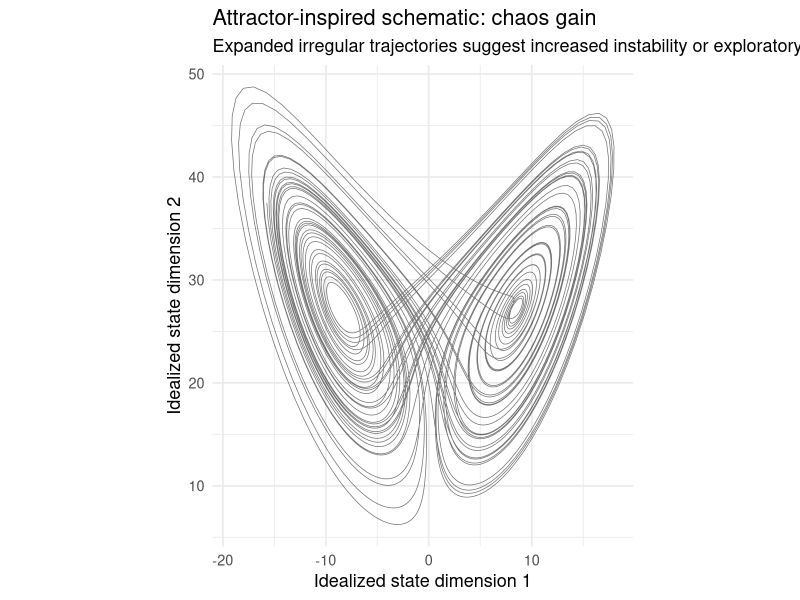
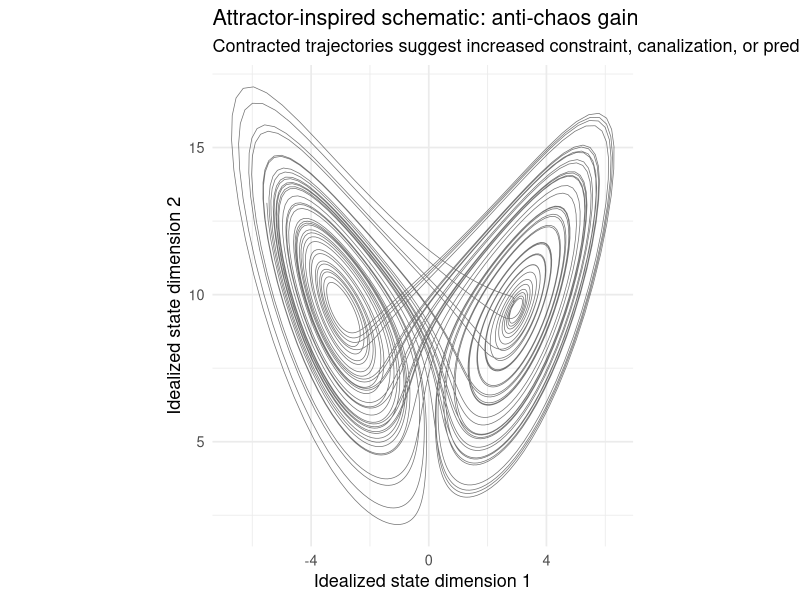
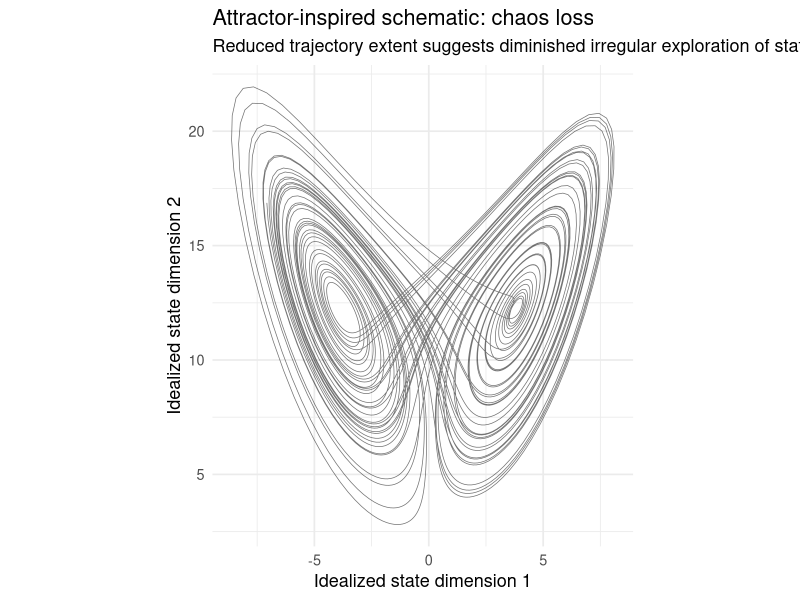
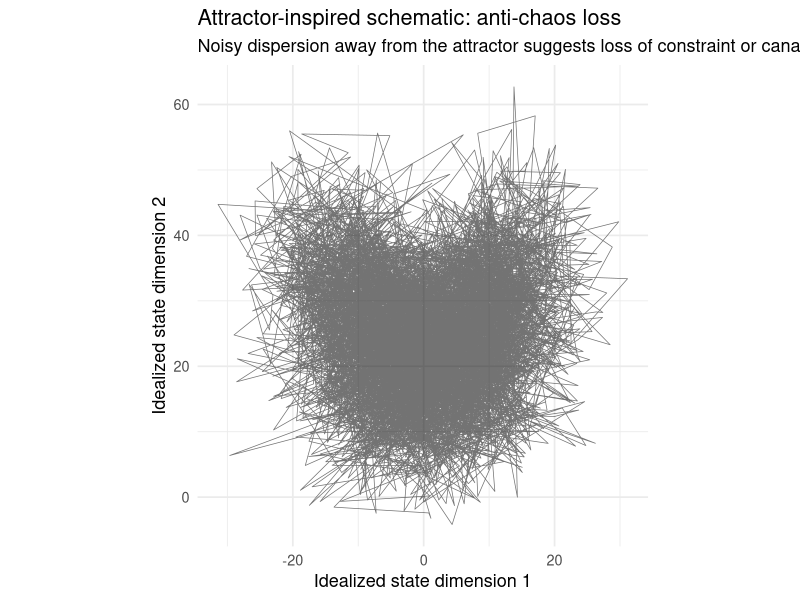

Source code (R) for these figures, in order:
library(tidyverse)
library(ggplot2)

simulate_lorenz <- function(
    sigma = 10,
    rho = 28,
    beta = 8/3,
    dt = 0.01,
    n = 6000,
    init = c(x = 1, y = 1, z = 1)
) {
  out <- matrix(NA_real_, nrow = n, ncol = 3)
  colnames(out) <- c("x", "y", "z")
  out[1, ] <- init
  
  for (i in 2:n) {
    x <- out[i - 1, "x"]
    y <- out[i - 1, "y"]
    z <- out[i - 1, "z"]
    
    dx <- sigma * (y - x)
    dy <- x * (rho - z) - y
    dz <- x * y - beta * z
    
    out[i, ] <- c(
      x + dx * dt,
      y + dy * dt,
      z + dz * dt
    )
  }
  
  as_tibble(out) |>
    mutate(step = row_number())
}

plot_attractor_2d <- function(df, title, subtitle = NULL) {
  ggplot(df, aes(x, z)) +
    geom_path(alpha = 0.55, linewidth = 0.25) +
    coord_equal() +
    theme_minimal(base_size = 13) +
    labs(
      title = title,
      subtitle = subtitle,
      x = "Idealized state dimension 1",
      y = "Idealized state dimension 2"
    )
}

lorenz <- simulate_lorenz()

chaos_gain <- lorenz |>
  slice(1000:n())

anti_chaos_gain <- lorenz |>
  slice(1000:n()) |>
  mutate(
    x = x * 0.35,
    z = z * 0.35
  )

chaos_loss <- lorenz |>
  slice(1000:n()) |>
  mutate(
    x = x * 0.45,
    z = z * 0.45
  )

anti_chaos_loss <- lorenz |>
  slice(1000:n()) |>
  mutate(
    x = x + rnorm(n(), sd = 6),
    z = z + rnorm(n(), sd = 6)
  )

p_chaos_gain <- plot_attractor_2d(
  chaos_gain,
  "Attractor-inspired schematic: chaos gain",
  "Expanded irregular trajectories suggest increased instability or exploratory state-space behavior."
)

p_anti_chaos_gain <- plot_attractor_2d(
  anti_chaos_gain,
  "Attractor-inspired schematic: anti-chaos gain",
  "Contracted trajectories suggest increased constraint, canalization, or predictability."
)

p_chaos_loss <- plot_attractor_2d(
  chaos_loss,
  "Attractor-inspired schematic: chaos loss",
  "Reduced trajectory extent suggests diminished irregular exploration of state space."
)

p_anti_chaos_loss <- plot_attractor_2d(
  anti_chaos_loss,
  "Attractor-inspired schematic: anti-chaos loss",
  "Noisy dispersion away from the attractor suggests loss of constraint or canalization."
)

dir.create("output/global_cancer/plots/idealized_attractors", recursive = TRUE, showWarnings = FALSE)

ggsave("output/global_cancer/plots/idealized_attractors/chaos_gain_schematic.png", p_chaos_gain, width = 6, height = 5, dpi = 300)
ggsave("output/global_cancer/plots/idealized_attractors/anti_chaos_gain_schematic.png", p_anti_chaos_gain, width = 6, height = 5, dpi = 300)
ggsave("output/global_cancer/plots/idealized_attractors/chaos_loss_schematic.png", p_chaos_loss, width = 6, height = 5, dpi = 300)
ggsave("output/global_cancer/plots/idealized_attractors/anti_chaos_loss_schematic.png", p_anti_chaos_loss, width = 6, height = 5, dpi = 300)
